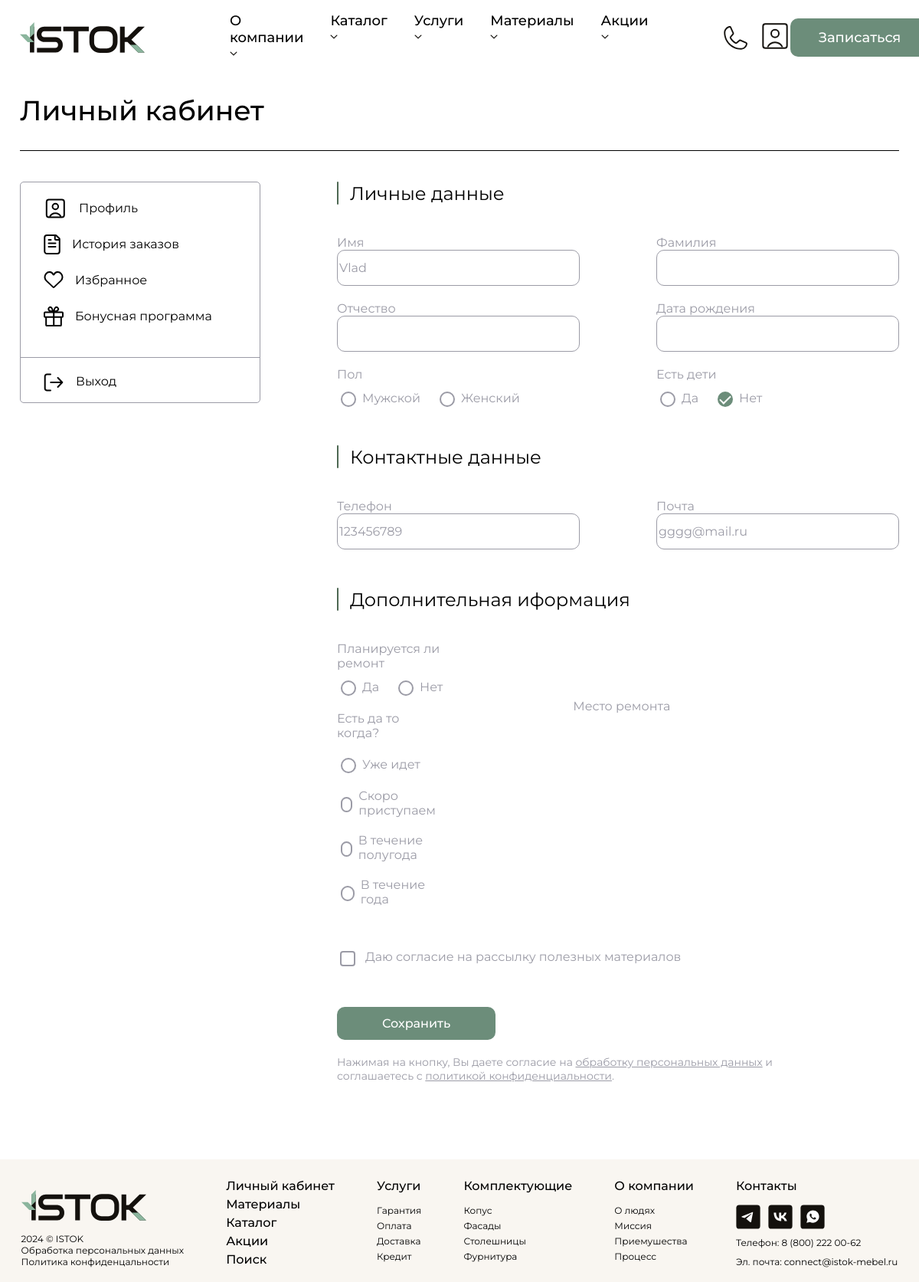
The app's page /profile/gggg@mail.ru/ (signed in), older data.
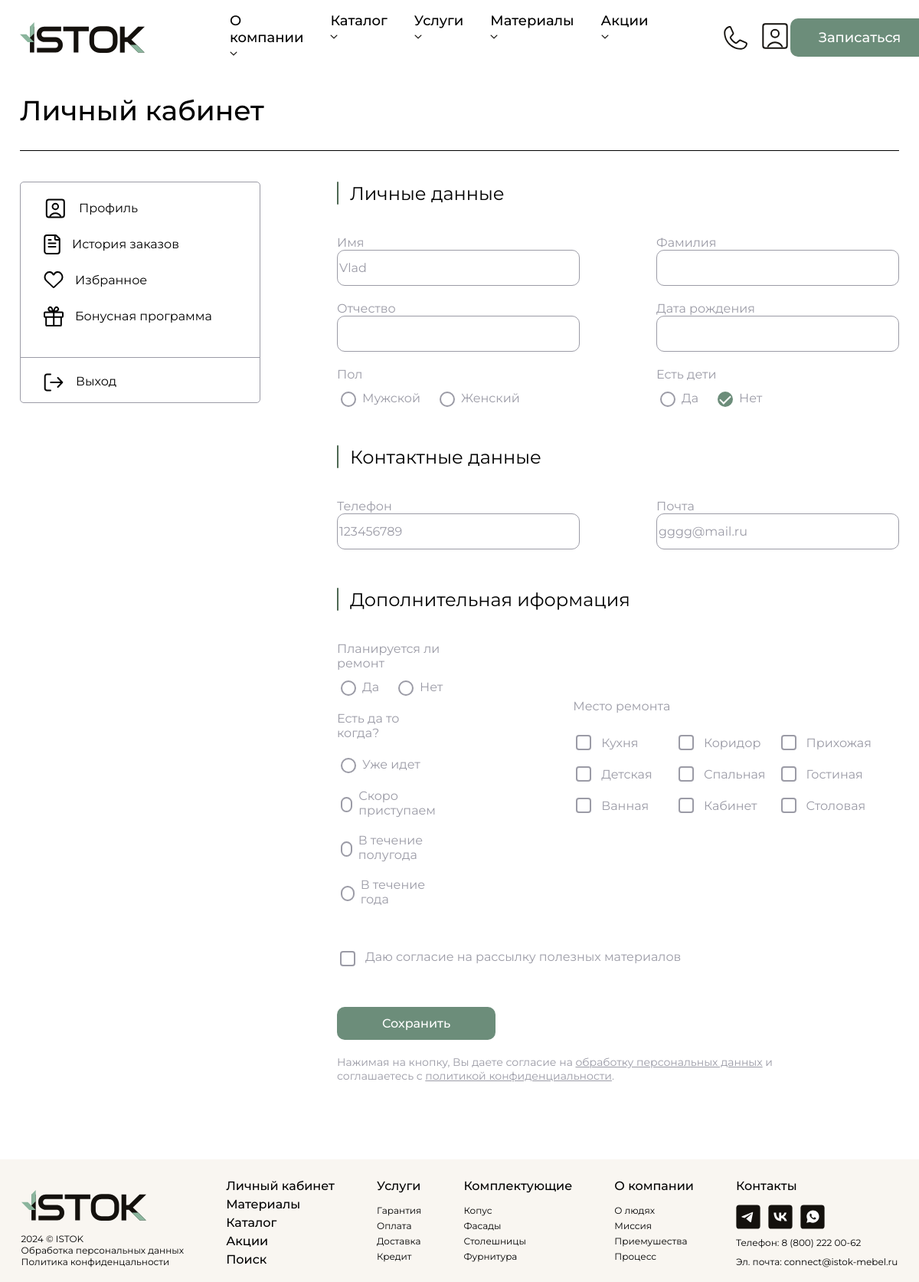
The same page, newer data.
### istok_app/models.py (models this page shows)
class UserProfile(models.Model):
    user = models.OneToOneField(User, on_delete=models.CASCADE, related_name='profile')
    phone_number = models.CharField(max_length=15, verbose_name='Номер телефона', unique=True)
    first_name = models.CharField(max_length=100, verbose_name='Имя')
    consent_to_data_processing = models.BooleanField(default=False, verbose_name='Согласие на обработку персональных данных')
    last_name = models.CharField(max_length=100, verbose_name='Фамилия', null=True, blank=True)
    surname = models.CharField(max_length=100, verbose_name='Отчество', null=True, blank=True)
    date_of_birth = models.DateField(verbose_name='Дата рождения', null=True, blank=True)
    gender = models.CharField(max_length=3, choices=[('man', 'Мужской'), ('wom', 'Женский')], verbose_name='Ваш пол', default=None, null=True )
    email = models.EmailField(verbose_name='Почта', null=True, blank=True, unique=True)
    has_children = models.CharField(max_length=3, choices=[('yes', 'Да'), ('no', 'Нет')], verbose_name='Наличие детей', default=None, null=True)
    renovation_plan = models.CharField(max_length=100, verbose_name='Планируется ли ремонт?', choices=[
        ('already_ongoing', 'Уже идет'),
        ('starting_soon', 'Скоро приступаем'),
        ('within_half_year', 'В течение полугода'),
        ('within_year', 'В течение года'),
    ], default=None,  null=True)
    ren_planned = models.CharField(max_length=3, choices=[('yes', 'Да'), ('no', 'Нет')], verbose_name='Планируется ли ремонт', default=None, null=True)
    renovation_location = models.ManyToManyField('RenovationLocation', verbose_name='Где планируется ремонт?', blank=True)
    subscription_consent = models.BooleanField(default=False, verbose_name='Согласие на рассылку')

class RenovationLocation(models.Model):
    name = models.CharField(max_length=50, verbose_name='Место ремонта')
    def __str__(self):
        return self.name

### istok_app/views.py (the view)
# urls.py: path('profile/<str:username>/', user_profile, name='user_profile'),
@login_required
def user_profile(request, username):
    user = get_object_or_404(User, username=username)
    if request.user != user:
        return redirect('user_profile', username=request.user.username)
    if request.method == 'POST':
        user_profile_form = UserProfileForm(request.POST, instance=user.profile)
        if user_profile_form.is_valid():
            user_profile_form.save()
            return redirect('user_profile', username=user.username)
    else:
        user_profile_form = UserProfileForm(instance=user.profile)
    return render(request, 'profile/profile.html', {'user_profile_form': user_profile_form, 'user': user})

### templates/profile/profile.html (shortened to what this page needs)
{% extends 'base/header.html' %}
{% load static %}
{% block content %}
<link rel="stylesheet" type="text/css" href="{% static 'css/profile/profile.css' %}">
<div class="profile-content">
    <div class="lk-text">
        Личный кабинет
    </div>
    <hr class="top-line">
    <div class="profile-container">
        <div class="sidebar">
            <div class="sidebar-cont">
                <div class="side-url">
                    <img src="{% static 'media/lk.svg' %}" alt="lk">
                    <div class="side-text">
                        <a href="#" data-target="profile-section" data-url="{% url 'user_profile' user.username %}">Профиль</a>
                    </div>
                </div>
                <div class="side-url">
                    <img src="{% static 'media/history.svg' %}" alt="lk">
                    <div class="side-text">
                        <a href="#" data-target="order-history-section" data-url="{% url 'order_history' user.username %}">История заказов</a>
                    </div>
                </div>
                <div class="side-url">
                    <img src="{% static 'media/favorites.svg' %}" alt="lk">
                    <div class="side-text">
                        <a href="#" data-target="favorites-section" data-url="{% url 'favorites' user.username %}">Избранное</a>
                    </div>
                </div>
                <div class="side-url">
                    <img src="{% static 'media/bonus.svg' %}" alt="lk">
                    <div class="side-text">
                        <a href="#" data-target="bonus-program-section" data-url="{% url 'bonus_program' user.username %}">Бонусная программа</a>
                    </div>
                </div>
            </div>
            <hr class="hr-line">
            <div class="logout-profile">
                <form method="post" action="{% url 'logout' %}">
                    <button type="submit" class="logout-button">
                        <img src="{% static 'media/logout.svg' %}" alt="logout">
                    </button>
                </form>
                <div class="logout-text-prof">
                    <form method="post" action="{% url 'logout' %}">
                        <button type="submit">Выход</button>
                    </form>
                </div>
            </div>
        </div>
        <div class="content">
            <div id="profile-section" class="section">
                {% include 'profile/profile_form.html' %}
            </div>
        </div>
    </div>
</div>
{% include 'base/footer.html' %}
{% endblock %}

### templates/profile/profile_form.html (shortened to what this page needs)
{% load static %}
                <div class="history-order-text">
                    <img src="{% static 'media/line.svg' %}" alt="line">
                    <div class="order-text">
                        Личные данные
                    </div>
                </div>
                <form method="post" action="{% url 'user_profile' user.username %}">
                    <div class="form-group-prof">
                        <div class="form-block-1">
                            <div class="forms-block-left">
                                <div class="form-groups">
                                    <label for="id_first_name" class="form-label">Имя</label>
                                    {{ user_profile_form.first_name }}
                                </div>
                                <div class="form-groups">
                                    <label for="id_surname" class="form-label">Отчество</label>
                                    {{ user_profile_form.surname }}
                                </div>
                                <div class="form-groupss">
                                    <label for="id_gender" class="form-label">Пол</label>
                                    <div class="form-radio-group">
                                        {% for choice in user_profile_form.gender %}
                                            <div class="radio-inline">
                                                {{ choice.tag }}
                                                {{ choice.choice_label }}
                                            </div>
                                        {% endfor %}
                                    </div>
                                </div>
                            </div>
                            <div class="forms-block-right">
                                <div class="form-groups">
                                    <label for="id_last_name" class="form-label">Фамилия</label>
                                    {{ user_profile_form.last_name }}
                                </div>
                                <div class="form-groups">
                                    <label for="id_date_of_birth" class="form-label">Дата рождения</label>
                                    {{ user_profile_form.date_of_birth }}
                                </div>
                                <div class="form-groupss">
                                    <label for="id_has_children" class="form-label">Есть дети</label>
                                    <div class="form-radio-group">
                                        {% for choice in user_profile_form.has_children %}
                                            <div class="radio-inline">
                                                {{ choice.tag }}
                                                {{ choice.choice_label }}
                                            </div>
                                        {% endfor %}
                                    </div>
                                </div>
                            </div>
                        </div>
                        <div class="history-order-text">
                            <img src="{% static 'media/line.svg' %}" alt="line">
                            <div class="order-text">
                                Контактные данные
                            </div>
                        </div>
                        <div class="form-block-1">
                            <div class="forms-block-left">
                                <div class="form-groups">
                                    <label for="id_phone_number" class="form-label">Телефон</label>
                                    {{ user_profile_form.phone_number }}
                                </div>
                            </div>
                            <div class="forms-block-right">
                                <div class="form-groups">
                                    <label for="id_email" class="form-label">Почта</label>
                                    {{ user_profile_form.email}}
                                </div>
                            </div>
                        </div>
                        <div class="history-order-text">
                            <img src="{% static 'media/line.svg' %}" alt="line">
                            <div class="order-text">
                                Дополнительная иформация
                            </div>
                        </div>
                        <div class="form-block-1">
                            <div class="forms-block-left">
                                <div class="form-groupss">
                                    <label for="id_ren_planned" class="form-label">Планируется ли ремонт</label>
                                    <div class="form-radio-group">
                                        {% for choice in user_profile_form.ren_planned %}
                                            <div class="radio-inline">
                                                {{ choice.tag }}
                                                {{ choice.choice_label }}
                                            </div>
                                        {% endfor %}
                                    </div>
                                </div>
                                <div class="form-groupss">
                                    <label for="id_renovation_plan" class="form-label">Есть да то когда?</label>
                                    <div class="form-radio-group-ren">
                                        {% for choice in user_profile_form.renovation_plan %}
                                            <div class="radio-inline">
                                                {{ choice.tag }}
                                                {{ choice.choice_label }}
                                            </div>
                                        {% endfor %}
                                    </div>
                                </div>
                            </div>
                            <div class="forms-block-right1">
                                <div class="form-groups1">
                                    <label for="id_renovation_location" class="form-label">Место ремонта</label>
                                    <div class="form-radio-group-plann">
                                        {% for checkbox in user_profile_form.renovation_location %}
                                            <div class="radio-inline-plann">
                                                {{ checkbox.tag }}
                                                {{ checkbox.choice_label }}
                                            </div>
                                        {% endfor %}
                                    </div>
                                </div>
                            </div>
                        </div>
                        <div class="form-block-1">
                        <div class="form-groups5">
                            <label for="id_subscription_consent" class="form-label">Даю согласие на рассылку полезных материалов</label>
                            <div class="radio-inline-plann">
                            {{ user_profile_form.subscription_consent }}
                            </div>
                        </div>
                        </div>
                        <div class="profile-but">
                        <button type="submit" class="btn btn-primary">Сохранить</button>
                        </div>
                        <div class="help-text-bot">
                        Нажимая на кнопку, Вы даете согласие на <u>обработку персональных данных</u> и </br>
                         соглашаетесь с <u>политикой конфиденциальности</u>.
                    </div>
                </form>
            </div>

Row changes from the older to the newer data that the page shows:
added RenovationLocation: choice_label "Кухня"
added RenovationLocation: choice_label "Коридор"
added RenovationLocation: choice_label "Прихожая"
added RenovationLocation: choice_label "Детская"
added RenovationLocation: choice_label "Спальная"
added RenovationLocation: choice_label "Гостиная"
added RenovationLocation: choice_label "Ванная"
added RenovationLocation: choice_label "Кабинет"
added RenovationLocation: choice_label "Столовая"
